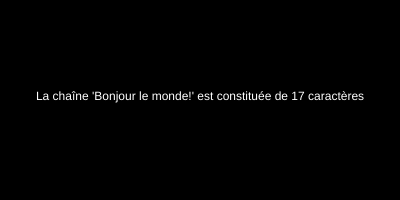
Frame 1 (no input)
Frame 60 (no input): identical to frame 1, image omitted
Frame 120 (the mouse pressed at the canvas centre since frame 60): identical to frame 1, image omitted

The p5.js sketch that drew this single still picture (run headless with seeded random() and noise() and a simulated clock; from frame 60 on, the mouse is pressed at the canvas centre):

// p5.js sketch
// ── sketch.js
// http://www.ac-grenoble.fr/disciplines/informatiquelycee/p5_base_a10.html

var msg;

function setup()
{
  can=createCanvas(400,200);
  background(0);
  msg="Bonjour le monde!";
  nb=msg.length;
  textAlign(CENTER);
  fill(255);
  text("La chaîne '"+msg+"' est constituée de "+nb+" caractères",200,100)
}


function draw()
{
}
